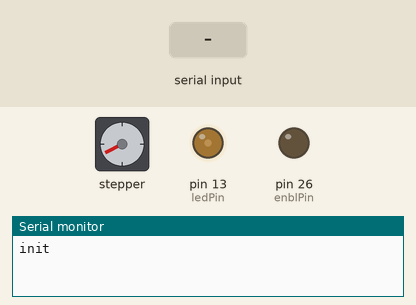
A sketch run on a simulated Arduino Mega 2560, built with avr-gcc and run on an emulated ATmega2560. Shown: stepper motor, output pins drawn as LEDs (lit = HIGH), the last lines printed to the serial monitor. Wiring (inferred from the names in the program): stepper motor driver (200 steps per turn assumed): step pin 22; direction pin 24. The test bench sets the inputs (shaded band). Pins used as bus, display or sensor lines are not drawn.

Above: at 1.3 s.
1.4 s: "start" received over Serial
At 2.5 s:
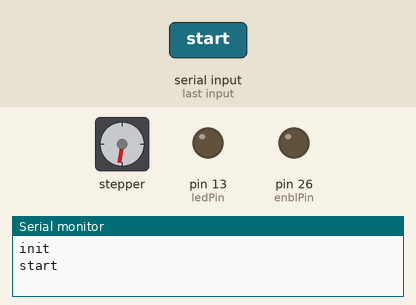
2.9 s: "stop" received over Serial
At 5.35 s:
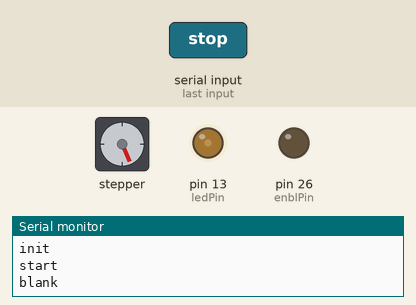
5.9 s: "1" received over Serial
At 6.6 s:
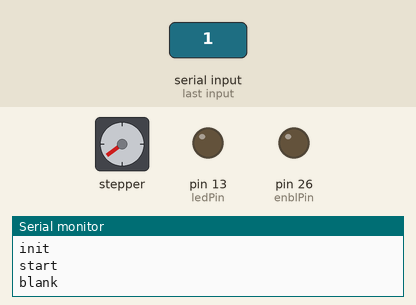
7.4 s: "start" received over Serial
At 8.85 s:
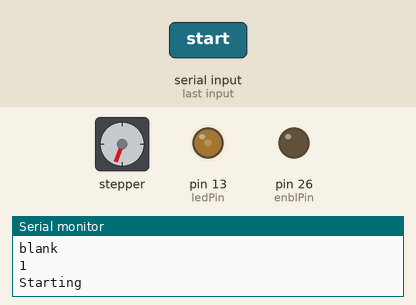
13.4 s: "0" received over Serial
At 14.7 s:
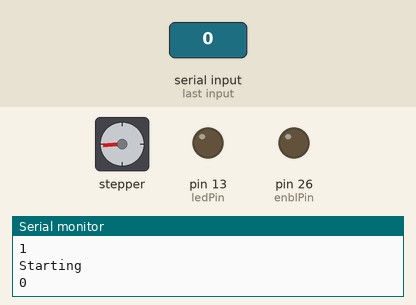
Timing chart, 0 to 15.9 s (numbered marks = the images above; inputs shaded):
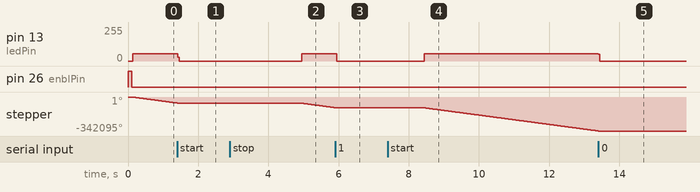

Measured:
- after the input at 1.4 s, pin 13 (ledPin): 56/255 → 0/255 at once
- after the input at 2.9 s, pin 13 (ledPin): 0/255 → 56/255 after 2.0 s instead of 1.5 s
- after the input at 5.9 s, pin 13 (ledPin): 56/255 → 0/255 at once
- after the input at 7.4 s, pin 13 (ledPin): 0/255 → 56/255 after 1.0 s instead of 1.5 s
- after the input at 13.4 s, pin 13 (ledPin): 56/255 → 0/255 at once

The sketch:

Stepper_Test_4.ino
```cpp
int pulPin = 22;
int dirPin = 24;
int enblPin = 26;
int ledPin = 13;
int i =0;
int loops = 0;
bool active = false;
String command;

void setup() {
  // put your setup code here, to run once:
  pinMode(pulPin, OUTPUT);
  pinMode(dirPin, OUTPUT);
  pinMode(enblPin, OUTPUT);
  pinMode(ledPin, OUTPUT);

  digitalWrite(pulPin, LOW);
  digitalWrite(ledPin, LOW);
  digitalWrite(enblPin, LOW);
  digitalWrite(dirPin, LOW);

  Serial.begin(9600);
  Serial.println("init");

  digitalWrite(enblPin, HIGH);
  delay(100);
  digitalWrite(enblPin, LOW);
}
void step17_1() {
  digitalWrite(pulPin, HIGH);
  digitalWrite(ledPin, HIGH);
  digitalWrite(pulPin, LOW);
  digitalWrite(ledPin, LOW);

}
void loop(){
  while(Serial.available()){
    delay(0.1);
    command=Serial.readString();
    Serial.println(command);
    if(Serial.readString()=="start"){
      Serial.println("Starting");
      active=true;
      step17_1();
      }
    else if(Serial.readString()=="stop") {
      Serial.println("Stopping");
      active=false;
    }
    else {
      Serial.println("blank");
    }
   }
    step17_1();
    delay(0.5);
}
```
